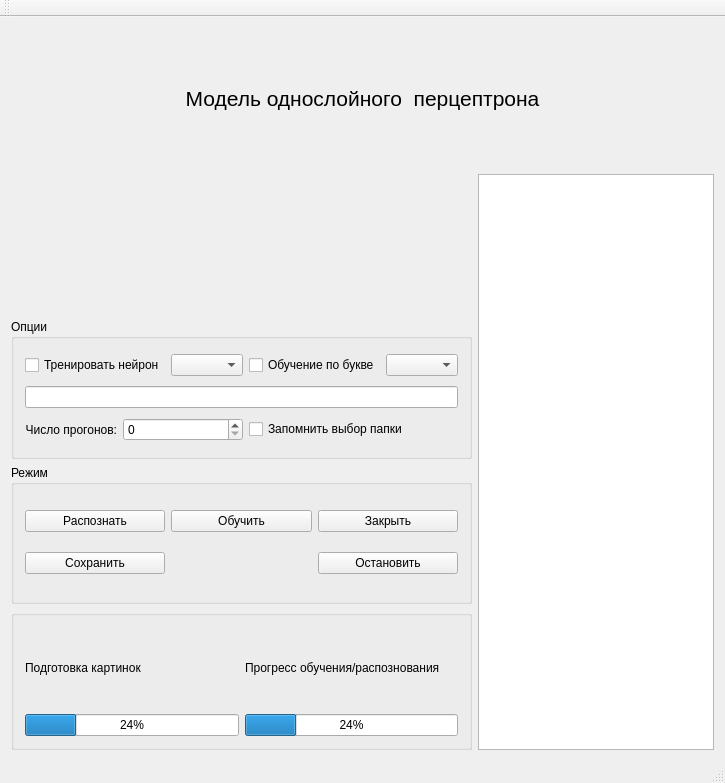
<?xml version="1.0" encoding="UTF-8"?>
<ui version="4.0">
 <class>MainWindow</class>
 <widget class="QMainWindow" name="MainWindow">
  <property name="geometry">
   <rect>
    <x>0</x>
    <y>0</y>
    <width>725</width>
    <height>783</height>
   </rect>
  </property>
  <property name="windowTitle">
   <string>Модель однослойного  перцептрона</string>
  </property>
  <widget class="QWidget" name="centralWidget">
   <layout class="QGridLayout" name="gridLayout_4">
    <item row="1" column="0">
     <widget class="QLabel" name="label_2">
      <property name="text">
       <string/>
      </property>
      <property name="pixmap">
       <pixmap>image_model.png</pixmap>
      </property>
      <property name="alignment">
       <set>Qt::AlignCenter</set>
      </property>
     </widget>
    </item>
    <item row="1" column="1" rowspan="4">
     <widget class="QTableView" name="tableView"/>
    </item>
    <item row="2" column="0">
     <widget class="QGroupBox" name="groupBox_3">
      <property name="title">
       <string>Опции</string>
      </property>
      <layout class="QGridLayout" name="gridLayout">
       <item row="0" column="0" colspan="2">
        <widget class="QCheckBox" name="chbStudyNeiron">
         <property name="text">
          <string>Тренировать нейрон</string>
         </property>
        </widget>
       </item>
       <item row="0" column="2">
        <widget class="QComboBox" name="cbNeiron"/>
       </item>
       <item row="0" column="3">
        <widget class="QCheckBox" name="chbStudySign">
         <property name="text">
          <string>Обучение по букве</string>
         </property>
        </widget>
       </item>
       <item row="0" column="4">
        <widget class="QComboBox" name="cbSign"/>
       </item>
       <item row="1" column="0" colspan="5">
        <widget class="QLineEdit" name="lePath">
         <property name="text">
          <string/>
         </property>
        </widget>
       </item>
       <item row="2" column="0">
        <widget class="QLabel" name="label_6">
         <property name="text">
          <string>Число прогонов:</string>
         </property>
         <property name="alignment">
          <set>Qt::AlignRight|Qt::AlignTrailing|Qt::AlignVCenter</set>
         </property>
        </widget>
       </item>
       <item row="2" column="1" colspan="2">
        <widget class="QSpinBox" name="spbRounds"/>
       </item>
       <item row="2" column="3" colspan="2">
        <widget class="QCheckBox" name="chbRememberPath">
         <property name="text">
          <string>Запомнить выбор папки</string>
         </property>
        </widget>
       </item>
      </layout>
      <zorder>chbStudySign</zorder>
      <zorder>cbNeiron</zorder>
      <zorder>chbStudyNeiron</zorder>
      <zorder>cbSign</zorder>
      <zorder>label_6</zorder>
      <zorder>spbRounds</zorder>
      <zorder>lePath</zorder>
      <zorder>chbRememberPath</zorder>
     </widget>
    </item>
    <item row="3" column="0">
     <widget class="QGroupBox" name="groupBox">
      <property name="title">
       <string>Режим</string>
      </property>
      <layout class="QGridLayout" name="gridLayout_2">
       <item row="0" column="0">
        <widget class="QPushButton" name="pbRecognize">
         <property name="text">
          <string>Распознать</string>
         </property>
        </widget>
       </item>
       <item row="0" column="1">
        <widget class="QPushButton" name="pbTeach">
         <property name="text">
          <string>Обучить</string>
         </property>
        </widget>
       </item>
       <item row="0" column="2">
        <widget class="QPushButton" name="pushButton_3">
         <property name="text">
          <string>Закрыть</string>
         </property>
        </widget>
       </item>
       <item row="1" column="0">
        <widget class="QPushButton" name="pbSave">
         <property name="text">
          <string>Сохранить</string>
         </property>
        </widget>
       </item>
       <item row="1" column="2">
        <widget class="QPushButton" name="pushButton">
         <property name="text">
          <string>Остановить</string>
         </property>
        </widget>
       </item>
      </layout>
     </widget>
    </item>
    <item row="4" column="0">
     <widget class="QGroupBox" name="groupBox_2">
      <property name="title">
       <string/>
      </property>
      <layout class="QGridLayout" name="gridLayout_3">
       <item row="0" column="0">
        <widget class="QLabel" name="label_3">
         <property name="text">
          <string>Подготовка картинок</string>
         </property>
        </widget>
       </item>
       <item row="0" column="1">
        <widget class="QLabel" name="label_4">
         <property name="text">
          <string>Прогресс обучения/распознования</string>
         </property>
        </widget>
       </item>
       <item row="1" column="0">
        <widget class="QProgressBar" name="pbPicts">
         <property name="value">
          <number>24</number>
         </property>
        </widget>
       </item>
       <item row="1" column="1">
        <widget class="QProgressBar" name="pbStudy_Rec">
         <property name="value">
          <number>24</number>
         </property>
        </widget>
       </item>
      </layout>
     </widget>
    </item>
    <item row="0" column="0" colspan="2">
     <widget class="QLabel" name="label">
      <property name="font">
       <font>
        <pointsize>16</pointsize>
       </font>
      </property>
      <property name="text">
       <string>Модель однослойного  перцептрона</string>
      </property>
      <property name="alignment">
       <set>Qt::AlignCenter</set>
      </property>
     </widget>
    </item>
   </layout>
  </widget>
  <widget class="QMenuBar" name="menuBar">
   <property name="geometry">
    <rect>
     <x>0</x>
     <y>0</y>
     <width>725</width>
     <height>20</height>
    </rect>
   </property>
  </widget>
  <widget class="QToolBar" name="mainToolBar">
   <attribute name="toolBarArea">
    <enum>TopToolBarArea</enum>
   </attribute>
   <attribute name="toolBarBreak">
    <bool>false</bool>
   </attribute>
  </widget>
  <widget class="QStatusBar" name="statusBar"/>
 </widget>
 <layoutdefault spacing="6" margin="11"/>
 <resources/>
 <connections/>
</ui>
